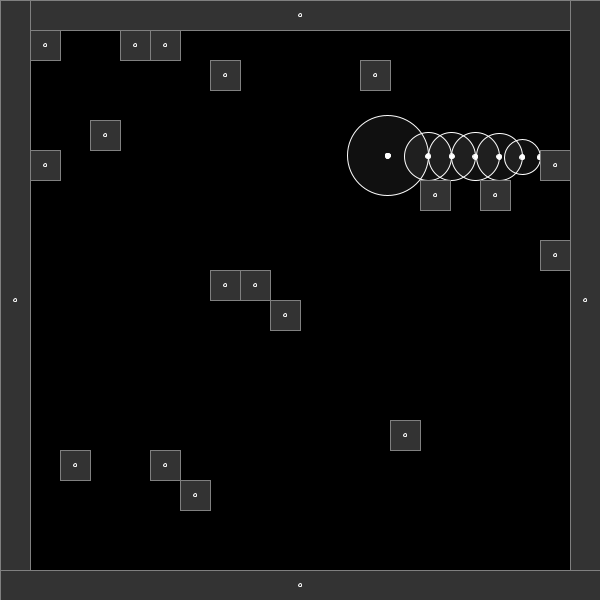
Frame 1 (no input)
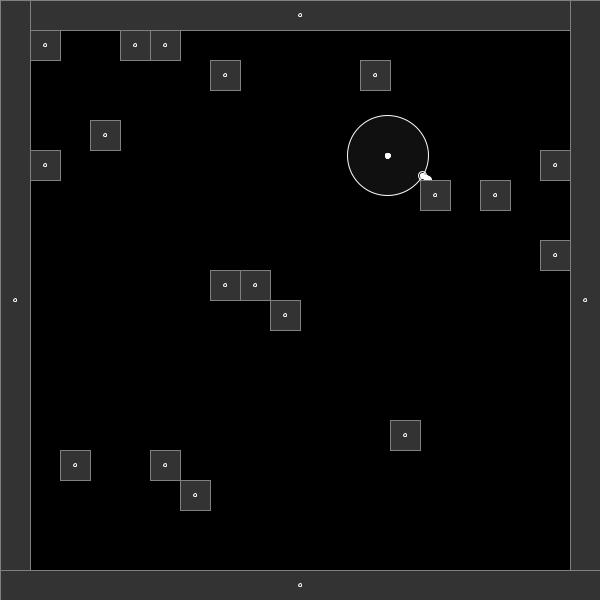
Frame 60 (the mouse pressed at the canvas centre just before this capture)
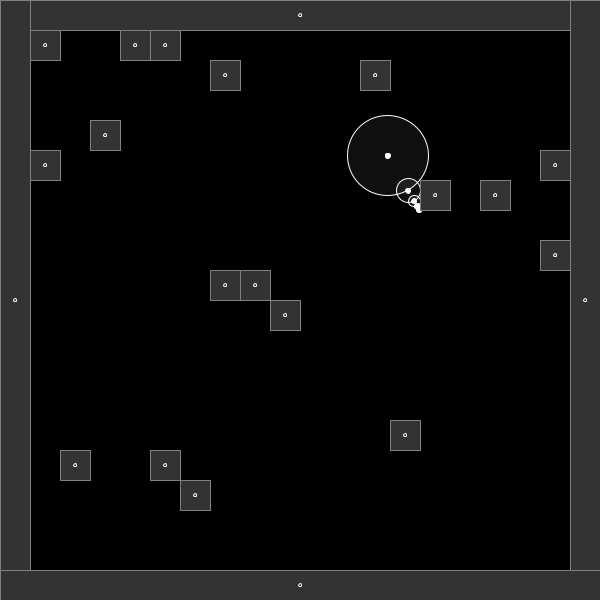
Frame 120 (the mouse held since frame 60 and released just before this capture)

The Processing sketch that drew these frames (run headless with seeded random() and noise(); from frame 60 on, the mouse is pressed at the canvas centre):

// Processing sketch: ray_march
// ── ray_march.pde
float angle;
PVector origin;
PVector angleVector;

float tileSize = 30;
class Block {
  PVector pos, dims, centre;
  Block(float x, float y, float w, float h) {
    pos = new PVector(floor(x), floor(y));
    dims = new PVector(floor(w), floor(h));
    centre = new PVector(pos.x + (dims.x/2), pos.y + (dims.y/2));
  }

   

  void draw() {
    stroke(128);
    fill(51);
    rect(pos.x, pos.y, dims.x, dims.y);
    stroke(255);
    ellipse(centre.x, centre.y, 3, 3);
  }
}
ArrayList<Block> blocks = new ArrayList<Block>();
void setup() {
  angleVector = PVector.fromAngle(angle);
  size(600, 600);
  origin = new PVector(random(width), random(height));
  blocks.add(new Block(0,0,width,tileSize));
  blocks.add(new Block(0,0,tileSize,height));
  blocks.add(new Block(width-tileSize,0,tileSize,height));
  blocks.add(new Block(0,height-tileSize,width,tileSize));
  for (int i = 0; i < 20; i += 1) {
    int x = floor(random(1, (width/tileSize)-1));
    int y = floor(random(1, (height/tileSize)-1));
    x *= tileSize;
    y *= tileSize;
    blocks.add(new Block(x, y, tileSize, tileSize));
  }
}


void draw() {
  background(0);
  angle += radians(0.5);
  angleVector.set(angleVector.x + cos(angle), angleVector.y + cos(angle));
  angleVector.normalize();
  boolean finished = false;
  PVector newOrigin = origin.copy();
  while (!finished) {
    
    Block closest = null;
    float shortestDist = Float.MAX_VALUE;
    
    
    for (Block block : blocks) {
      float dist = pointRectDist(block, newOrigin);
      if (closest == null || dist < shortestDist) {
        closest = block;
        shortestDist = dist;
      }
      
    }
    
    stroke(255);
    fill(255,16);
    ellipse(newOrigin.x, newOrigin.y, shortestDist*2, shortestDist*2);
    fill(255);
    ellipse(newOrigin.x, newOrigin.y, 5, 5);
    
    newOrigin = new PVector(newOrigin.x + shortestDist * cos(angle), newOrigin.y + shortestDist * sin(angle));
    
    
    if (shortestDist <= 1 || OOB(newOrigin.x, newOrigin.y)) {
      finished = true;
    }
  }
  
  for (Block block : blocks) {
    block.draw();
  }

  stroke(255);
  fill(255);
  ellipse(origin.x, origin.y, 5, 5);
}

boolean OOB(float x, float y) {
  return (x < 0 || x > width-1 || y < 0 || y > height-1);
}


float pointRectDist (Block r, PVector o) {
  float cx = max(min(o.x, r.pos.x+r.dims.x ), r.pos.x);
  float cy = max(min(o.y, r.pos.y+r.dims.y), r.pos.y);
  return sqrt( (o.x-cx)*(o.x-cx) + (o.y-cy)*(o.y-cy) );
}

float distToEdge(Block b, PVector origin) {
  float dx = max(abs(origin.x - b.centre.x) - (b.dims.x/2), 0);
  float dy = max(abs(origin.y - b.centre.y) - (b.dims.y/2), 0);
  return sqrt(dx * dx + dy * dy);
}

void mouseClicked() {
  origin.set(mouseX, mouseY);
}
